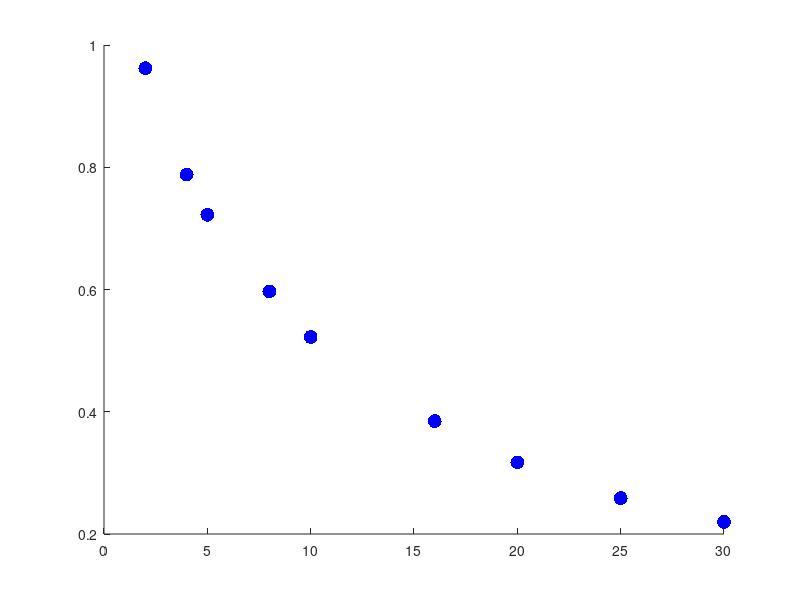

MATLAB code to generate this figure: (Note: this script raises an error after producing the figure.)
path = 'C:\Users\TERRA\Desktop\results';

resolutions = [2, 4, 5, 8, 10,16,20,25,30]; % 网格分辨率
values=[0.9620,0.7879,0.7223,0.5969,0.5223,0.3847,0.3173,0.2587,0.2200];
% Mean_Diff 不规则格网10.5498 
% 绘制散点图  
figure
set(gcf,'color','w','position',[500 200 650 600]);
scatter(resolutions, values, 100, 'b', 'filled'); % 'b'代表蓝色，'filled'填充点

% % 拟合曲线（这里使用二次多项式）
% p = polyfit(resolutions, VAF_values, 1); % 3表示3次多项式拟合
% 
% % 生成拟合曲线的x值范围
% x_fit = linspace(0, 32, 100);
% 
% % 计算拟合曲线的y值
% y_fit = polyval(p, x_fit);

% 拟合曲线（这里使用robustfit）
[b, stats] = robustfit(resolutions, values);
% 生成拟合曲线的x值范围
x_fit = linspace(0, 32, 100);
% 计算拟合曲线的y值
y_fit = b(1) + b(2) * x_fit;
% 计算拟合误差
se = stats.se;

% 绘制拟合曲线
hold on;
plot(x_fit, y_fit, 'r', 'LineWidth', 2);

hold on;
y_line = 1.0796; % 不规则格网的Mean_diff值
plot([0, 50], [y_line, y_line], 'k--', 'LineWidth', 2);
hold on;
y_line2 = 0.7251; % 不规则格网的Mean_diff值
plot([0, 50], [y_line2, y_line2], 'r--', 'LineWidth', 2);
hold on;
% 绘制拟合误差阴影
fill([x_fit, fliplr(x_fit)], [y_fit + se, fliplr(y_fit - se)], [0.8, 0.8, 0.8], 'FaceAlpha', 0.25, 'EdgeColor', 'none');
% 设置坐标轴范围
xlim([0,32]);
ylim([0,1.45]);
set(gca,'xtick',[0 2 4 5 8 10 16 20 25 30]);
% ylim([375000,378500]);
% 添加标签和标题
xlabel('Grid size (km)','fontsize',15);
ylabel('Fractal dimension','Interpreter','tex','fontsize',15);
% ylabel('VAF (Gt{\cdot}a^{-1})','fontsize',15);
% 添加图例
legend('Uniform grids', 'Robust fit','Nonuniform grids','MEaSUREs Antarctica v2', 'Location', 'northwest','fontsize',15);
set(gca,'linewidth',1,'fontsize',15,'fontweight','normal','fontname','time news roman');
% 显示图形
grid on;

box on
print(gcf, fullfile(path, '分形维数.png'), '-dpng', '-r1000');